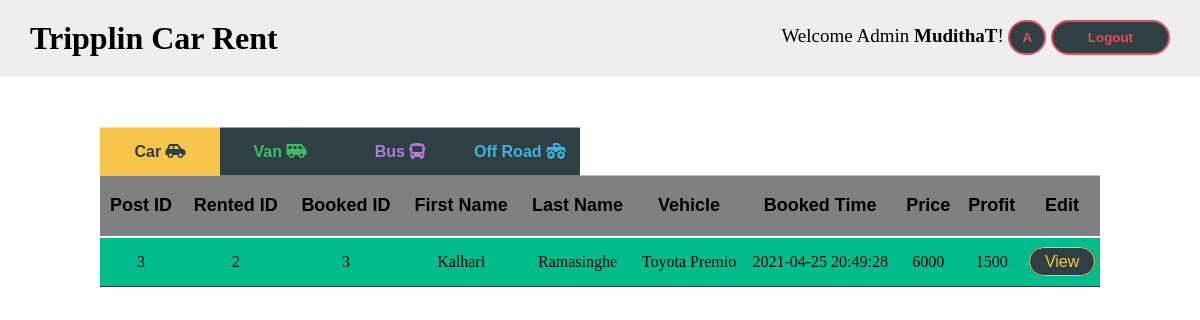
/vehiclelist-booked.php (signed in), run on the app's committed database.
### tables this page shows
CREATE TABLE `booked_vehicles` (
  `post_id` int(11) NOT NULL,
  `rented_post_id` int(11) NOT NULL,
  `rented_user_id` int(11) NOT NULL,
  `booked_user_id` int(11) NOT NULL,
  `booked_first_name` varchar(100) NOT NULL,
  `booked_last_name` varchar(100) NOT NULL,
  `brand_name` varchar(50) NOT NULL,
  `vehicle_name` varchar(100) NOT NULL,
  `price` int(11) NOT NULL,
  `profit` int(11) NOT NULL,
  `booked_time` datetime NOT NULL DEFAULT current_timestamp(),
  `picking_date` date NOT NULL DEFAULT current_timestamp(),
  `returning_date` date NOT NULL DEFAULT current_timestamp(),
  `status` varchar(15) NOT NULL,
  `seen` varchar(3) NOT NULL,
  `is_deleted_by_user` tinyint(1) NOT NULL
);

### inc/functions.php (called while the page is built, shortened)
<?php
	function status($status){
		switch ($status) {
			case 'confirmed':
				$rowcol = "#f39c11";
				break;
			case 'returned':
				$rowcol = "#00bc8c";
				break;
			case 'deleted':
				$rowcol = "#e84c3d";
				break;
		}
		return $rowcol;
	}
?>

### vehiclelist-booked.php (the view, shortened to what this page needs)
<?php require_once('inc/Connection.php'); ?>
<?php require_once('inc/functions.php'); ?>
<?php
	$cars_list = '';
	$vans_list = '';
	$offroads_list = '';
	$query = "SELECT * FROM booked_vehicles WHERE is_deleted_by_user != 1 ORDER BY post_id DESC";
	$result = mysqli_query($Connection, $query);
	if($result){
		if(mysqli_num_rows($result) >0){
			while($data = mysqli_fetch_assoc($result)){
				$sql = "SELECT * FROM rented_vehicles WHERE post_id = '{$data['rented_post_id']}' ORDER BY post_id DESC";
				$res = mysqli_query($Connection, $sql);
				if($res){
					$dat = mysqli_fetch_assoc($res);
					switch ($dat['tab']) {
						case 'rented_cars':
							$q = "SELECT * FROM booked_vehicles WHERE is_deleted_by_user != 1 AND rented_post_id = '{$data['rented_post_id']}' ORDER BY post_id DESC";
							$cars = mysqli_query($Connection, $q);
							$car = mysqli_fetch_assoc($cars);
								$rowcolor = status($car['status']);
								$cars_list.="<tr>";
								$cars_list.="<td style=\"background-color: $rowcolor; border: none; border-bottom: 1px solid #2e4044; \">{$car['post_id']}</td>";
								$cars_list.="<td style=\"background-color: $rowcolor; border: none; border-bottom: 1px solid #2e4044; \">{$car['rented_user_id']}</td>";
								$cars_list.="<td style=\"background-color: $rowcolor; border: none; border-bottom: 1px solid #2e4044; \">{$car['booked_user_id']}</td>";
								$cars_list.="<td style=\"background-color: $rowcolor; border: none; border-bottom: 1px solid #2e4044; \">{$car['booked_first_name']}</td>";
								$cars_list.="<td style=\"background-color: $rowcolor; border: none; border-bottom: 1px solid #2e4044; \">{$car['booked_last_name']}</td>";
								$cars_list.="<td style=\"background-color: $rowcolor; border: none; border-bottom: 1px solid #2e4044; \">{$car['brand_name']}</td>";
								$cars_list.="<td style=\"background-color: $rowcolor; border: none; border-bottom: 1px solid #2e4044; \">{$car['vehicle_name']}</td>";
								$cars_list.="<td style=\"background-color: $rowcolor; border: none; border-bottom: 1px solid #2e4044; \">{$car['booked_time']}</td>";
								$cars_list.="<td style=\"background-color: $rowcolor; border: none; border-bottom: 1px solid #2e4044; \">{$car['price']}</td>";
								$cars_list.="<td style=\"background-color: $rowcolor; border: none; border-bottom: 1px solid #2e4044; \">{$car['profit']}</td>";
								$cars_list.="<td style=\"background-color: $rowcolor; border: none; border-bottom: 1px solid #2e4044; \"><a href=\"view-vehicle.php?id={$car['rented_post_id']}\" class=\"cars\">View</a></td>";
								$cars_list.="</tr>";
							break;
						case 'rented_vans':
							$q = "SELECT * FROM booked_vehicles WHERE is_deleted_by_user != 1 AND rented_post_id = '{$data['rented_post_id']}' ORDER BY post_id DESC";
							$vans = mysqli_query($Connection, $q);
							$van = mysqli_fetch_assoc($vans);
								$rowcolor = status($van['status']);
								$vans_list.="<tr>";
								$vans_list.="<td style=\"background-color: $rowcolor; border: none; border-bottom: 1px solid #2e4044; \">{$van['post_id']}</td>";
								$vans_list.="<td style=\"background-color: $rowcolor; border: none; border-bottom: 1px solid #2e4044; \">{$van['rented_user_id']}</td>";
								$vans_list.="<td style=\"background-color: $rowcolor; border: none; border-bottom: 1px solid #2e4044; \">{$van['booked_user_id']}</td>";
								$vans_list.="<td style=\"background-color: $rowcolor; border: none; border-bottom: 1px solid #2e4044; \">{$van['booked_first_name']}</td>";
								$vans_list.="<td style=\"background-color: $rowcolor; border: none; border-bottom: 1px solid #2e4044; \">{$van['booked_last_name']}</td>";
								$vans_list.="<td style=\"background-color: $rowcolor; border: none; border-bottom: 1px solid #2e4044; \">{$van['brand_name']}</td>";
								$vans_list.="<td style=\"background-color: $rowcolor; border: none; border-bottom: 1px solid #2e4044; \">{$van['vehicle_name']}</td>";
								$vans_list.="<td style=\"background-color: $rowcolor; border: none; border-bottom: 1px solid #2e4044; \">{$van['booked_time']}</td>";
								$vans_list.="<td style=\"background-color: $rowcolor; border: none; border-bottom: 1px solid #2e4044; \">{$van['price']}</td>";
								$vans_list.="<td style=\"background-color: $rowcolor; border: none; border-bottom: 1px solid #2e4044; \">{$van['profit']}</td>";
								$vans_list.="<td style=\"background-color: $rowcolor; border: none; border-bottom: 1px solid #2e4044; \"><a href=\"view-vehicle.php?id={$van['rented_post_id']}\" class=\"vans\">View</a></td>";
								$vans_list.="</tr>";
							break;
						case 'rented_off_roads':
							$q = "SELECT * FROM booked_vehicles WHERE is_deleted_by_user != 1 AND rented_post_id = '{$data['rented_post_id']}' ORDER BY post_id DESC";
							$offroads = mysqli_query($Connection, $q);
							$offroad = mysqli_fetch_assoc($offroads);
								$rowcolor = status($offroad['status']);
								$offroads_list.="<tr>";
								$offroads_list.="<td style=\"background-color: $rowcolor; border: none; border-bottom: 1px solid #2e4044; \">{$offroad['post_id']}</td>";
								$offroads_list.="<td style=\"background-color: $rowcolor; border: none; border-bottom: 1px solid #2e4044; \">{$offroad['rented_user_id']}</td>";
								$offroads_list.="<td style=\"background-color: $rowcolor; border: none; border-bottom: 1px solid #2e4044; \">{$offroad['booked_user_id']}</td>";
								$offroads_list.="<td style=\"background-color: $rowcolor; border: none; border-bottom: 1px solid #2e4044; \">{$offroad['booked_first_name']}</td>";
								$offroads_list.="<td style=\"background-color: $rowcolor; border: none; border-bottom: 1px solid #2e4044; \">{$offroad['booked_last_name']}</td>";
								$offroads_list.="<td style=\"background-color: $rowcolor; border: none; border-bottom: 1px solid #2e4044; \">{$offroad['brand_name']}</td>";
								$offroads_list.="<td style=\"background-color: $rowcolor; border: none; border-bottom: 1px solid #2e4044; \">{$offroad['vehicle_name']}</td>";
								$offroads_list.="<td style=\"background-color: $rowcolor; border: none; border-bottom: 1px solid #2e4044; \">{$offroad['booked_time']}</td>";
								$offroads_list.="<td style=\"background-color: $rowcolor; border: none; border-bottom: 1px solid #2e4044; \">{$offroad['price']}</td>";
								$offroads_list.="<td style=\"background-color: $rowcolor; border: none; border-bottom: 1px solid #2e4044; \">{$offroad['profit']}</td>";
								$offroads_list.="<td style=\"background-color: $rowcolor; border: none; border-bottom: 1px solid #2e4044; \"><a href=\"view-vehicle.php?id={$offroad['rented_post_id']}\" class=\"offroads\">View</a></td>";
								$offroads_list.="</tr>";
							break;
					}
				}else{
					echo "Rented database query failed";
					die();
				}
			}
		}else{
		}
	}else{
		echo "Booked database query failed";
		die();
	}
?>
<!DOCTYPE html>
<html>
<head>
	<link rel="stylesheet" type="text/css" href="css/adminhome.css">
	<link rel="stylesheet" href="https://cdnjs.cloudflare.com/ajax/libs/font-awesome/5.12.0-2/css/all.min.css" />
</head>
<body>
	<div class="Container">
		<?php require_once('inc/adminhdr.php'); ?>
		<div class="Category">
			<div class="Categorybut">
				<div style="display: inline-block;" class="cCar"><button class="car" onclick="carButtonStyle()">Car <i class="fas fa-car-side"></i></button></div>
				<div style="display: inline-block;" class="vVan"><button class="van" onclick="vanButtonStyle()">Van <i class="fas fa-shuttle-van"></i></button></div>
				<div style="display: inline-block;" class="oOffroad"><button class="offroad" onclick="offroadButtonStyle()">Off Road <i class="fas fa-truck-monster"></i></button></div>
				<div style="display: inline-block;" class="bBus"><button class="bus" onclick="busButtonStyle()">Bus <i class="fas fa-bus"></i></button></div>
			</div>
		</div>
		<div class="Vehicletable">
				<div class="Cartable">
					<table class="Car-list">
						<tr>
							<th>Post ID</th>
							<th>Rented ID</th>
							<th>Booked ID</th>
							<th>First Name</th>
							<th>Last Name</th>
							<th>Vehicle</th>
							<th>Booked Time</th>
							<th>Price</th>
							<th>Profit</th>
							<th>Edit</th>
						</tr>
						<?php echo $cars_list; ?>
					</table>
				</div>
	</div>
</body>
</html>

### css/adminhome.css (style rules this page uses)
* { margin: 0; padding: 0; }
a { text-decoration: none; }
.Category { position: sticky; top: 77.5px; background-color: #fff; }
.Category .Categorybut { width: 1000px; margin: 0 auto; padding-top: 50px; }
.Category .Categorybut button { background-color: #2e4044; padding: 15px 0px; width: 120px; font-weight: bold; font-size: 16px; border: none; }
.Category .Categorybut button.car { background-color: #f8c44c; color: #2e4044 }
.Category .Categorybut button.van { color: #3dbe62; }
.Category .Categorybut button.offroad { color: #3db3d9; }
.Category .Categorybut button.bus { color: #b479d9; }
.Category .Categorybut .cCar, .vVan, .bBus { float: left; }
.Vehicletable { width: 1000px; margin: 0 auto; }
.Vehicletable table { border-collapse: collapse; align-items: center; width: 100%; background-color: #fff; }
.Vehicletable table th { border-bottom: 2px solid #fff; padding: 20px 5px; background-color: #808080; text-align: center; font-size: 18px; font-family: sans-serif; }
.Vehicletable table td { padding: 15px 0; background-color: #eee; border-bottom: 2px solid #808080; text-align: center; }
.Vehicletable table td a { font-family: sans-serif; padding: 5px 15px; background-color: #2e4044; border-radius: 20px; }
.Vehicletable table td a.cars { color: #f8c44c; border: 1px solid #f8c44c; }

### inc/adminhdr.php (style rules this page uses)
* { margin: 0; padding: 0; }
a { text-decoration: none; transition-duration: .30s; }
button { transition-duration: .40s; }

### data on the page
booked_vehicles: post_id "3", rented_user "2", booked_user "3", booked_first_name "Kalhari", booked_last_name "Ramasinghe", vehicle_name "Toyota Premio", booked_time "2021-04-25 20:49:28", price "6000", profit "1500"

### other printed values
$_SESSION['username'] "MudithaT"
